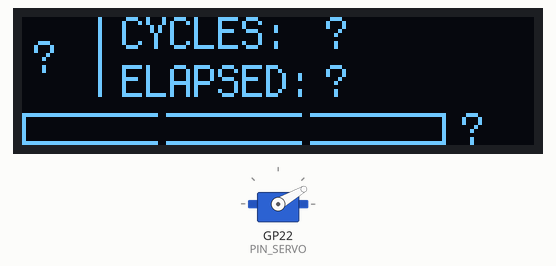
Recording of a program running on a simulated Raspberry Pi Pico running CircuitPython. Shown: servo, 128×32 one-colour display. What the program prints to the serial console is not drawn.

Above: at 0.1 s.
At 4.6 s:
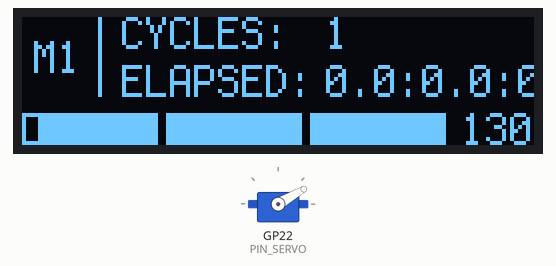
At 8.1 s:
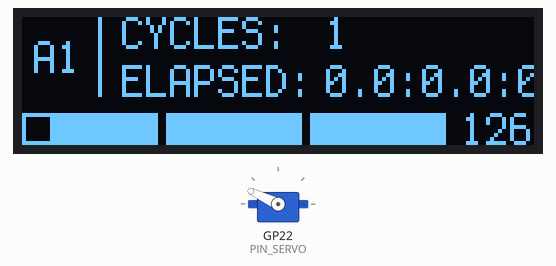
At 38.1 s:
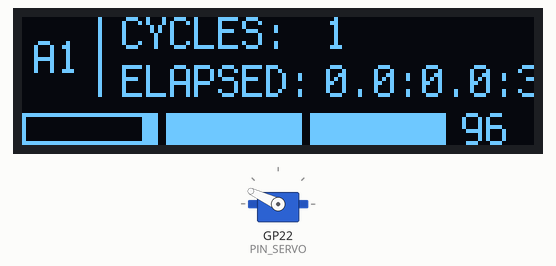
Timing chart, 0 to 39.6 s (numbered marks = the images above):
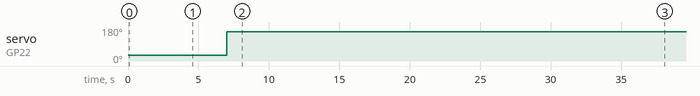

Measured:
- by itself, servo on GP22 (PIN_SERVO): 30° → 155° at 7.0 s
- what the display in image 0 shows lasts 0.5 s, from 0.0 s to 0.5 s
- what the display in image 1 shows lasts 1.0 s, from 4.5 s to 5.5 s
- what the display in image 2 shows lasts 1.5 s, from 8.0 s to 9.5 s

The program:

code.py
```python
import time
import math

import board
import pwmio
import busio
from digitalio import DigitalInOut, Direction

from adafruit_motor import servo

import displayio
import terminalio
from adafruit_display_text import label
from adafruit_display_shapes.rect import Rect
import adafruit_displayio_ssd1306

PIN_FOCUS       = board.GP6
PIN_SHUTTER     = board.GP7
PIN_SERVO       = board.GP22

SERVO_ANGLE_M   = 30
SERVO_ANGLE_A   = 155

INTERVAL_M      = 45

SLEEP_DURATION  = 0.5
DISPLAY_SIZE    = [128, 32]

mode            = "?"
num_cycles      = 0
time_start      = None
cycle_start     = None
i2c             = None

# ---

trigger_focus = DigitalInOut(PIN_FOCUS)
trigger_shutter = DigitalInOut(PIN_SHUTTER)
trigger_focus.direction = Direction.OUTPUT
trigger_shutter.direction = Direction.OUTPUT

trigger_focus.value = False
trigger_shutter.value = False

pwm = pwmio.PWMOut(PIN_SERVO, duty_cycle=0, frequency=50)
blocker_servo = servo.Servo(pwm)

# DISPLAY

try:
    displayio.release_displays()
    i2c = busio.I2C(board.GP5, board.GP4)
    display_bus = displayio.I2CDisplay(i2c, device_address=0x3C)
    display = adafruit_displayio_ssd1306.SSD1306(display_bus, rotation=180, width=DISPLAY_SIZE[0], height=DISPLAY_SIZE[1])
except Exception as e:
    print("> no display found")

if i2c is not None:
    splash = displayio.Group()
    display.show(splash)

    palette = displayio.Palette(1)
    palette[0] = 0x000000

    color_bitmap = displayio.Bitmap(DISPLAY_SIZE[0], DISPLAY_SIZE[1], 1)
    bg_sprite = displayio.TileGrid(color_bitmap, pixel_shader=palette, x=0, y=0)
    splash.append(bg_sprite)

    splash.append(label.Label(terminalio.FONT, text="CYCLES:", color=0xFFFFFF, x=25, y=4))
    splash.append(label.Label(terminalio.FONT, text="ELAPSED:", color=0xFFFFFF, x=25, y=16))

    splash.append(Rect(19, 0, 1, 20, fill=0xFFFFFF))

    num_cycles_label        = label.Label(terminalio.FONT, text="?", color=0xFFFFFF, x=76, y=4)
    time_elapsed_label      = label.Label(terminalio.FONT, text="?", color=0xFFFFFF, x=76, y=16)
    time_till_trigger_label = label.Label(terminalio.FONT, text="?", color=0xFFFFFF, x=DISPLAY_SIZE[0]-18, y=DISPLAY_SIZE[1]-4)
    mode_label              = label.Label(terminalio.FONT, text="?", color=0xFFFFFF, x=3, y=10)

    splash.append(num_cycles_label)
    splash.append(time_elapsed_label)
    splash.append(time_till_trigger_label)
    splash.append(mode_label)

    r1 = Rect(0, DISPLAY_SIZE[1]-8, 34, 8, fill=0xFFFFFF)
    r2 = Rect(36, DISPLAY_SIZE[1]-8, 34, 8, fill=0xFFFFFF)
    r3 = Rect(72, DISPLAY_SIZE[1]-8, 34, 8, fill=0xFFFFFF)
    r4 = Rect(1, DISPLAY_SIZE[1]-7, DISPLAY_SIZE[0]-24, 6, fill=0x000000) # must be last element added to group splash

    splash.append(r1)
    splash.append(r2)
    splash.append(r3)
    splash.append(r4)

print("> init")

# ---

def trigger():

    trigger_focus.value = True
    sleep(1.0)
    trigger_shutter.value = True
    sleep(1.0)
    trigger_shutter.value = False
    trigger_focus.value = False
    sleep(1.0)

    print("{:5.2f} | trigger {}".format(time.monotonic()-time_start, mode))


def _time_string(t):
    s = int(t % 60)
    m = t // 60
    h = t // 3600

    return "{:02}:{:02}:{:02}".format(h, m, s)


def update_display():

    num_cycles_label.text = str(num_cycles)

    time_till_trigger = int(cycle_start + INTERVAL_M*3 - time.monotonic())
    time_till_trigger_label.text = "{}".format(time_till_trigger)

    mode_label.text = mode

    time_elapsed_label.text = _time_string((time.monotonic() - time_start))

    progress = int((DISPLAY_SIZE[0]-24) * (time.monotonic()-cycle_start)/(INTERVAL_M*3))
    if progress > 0:
        splash.pop()
        splash.append(Rect(1, DISPLAY_SIZE[1]-7, progress, 6, fill=0x000000))


def sleep_till(t):
    while True:
        diff = (t-time.monotonic())

        if diff < 0:
            # print("warning: negative sleep time!")
            return
        if diff < SLEEP_DURATION:
            time.sleep(diff)
            return
        else:
            time.sleep(SLEEP_DURATION)
            if i2c is not None:
                update_display()


def sleep(s):
    sleep_till(time.monotonic()+s)


time_start = time.monotonic()
cycle_start = time_start

while True:

    num_cycles += 1

    blocker_servo.angle = SERVO_ANGLE_M     # M1
    mode = "M1"
    sleep(2)                                #   2
    trigger()                               #   5  -- 2
    sleep(2)                                #   7

    blocker_servo.angle = SERVO_ANGLE_A     # A1
    mode = "A1"
    sleep(2)                                #   9
    trigger()                               #  12  -- 9
    sleep_till(cycle_start+INTERVAL_M)      #  45

    blocker_servo.angle = SERVO_ANGLE_M
    mode = "M2"
    sleep(2)
    trigger()                               # M2   -- 2 + 45
    sleep_till(cycle_start+INTERVAL_M*2)

    mode = "M3"
    sleep(2)
    trigger()                               # M3   -- 2 + 45 + 45
    sleep_till(cycle_start+INTERVAL_M*3)    # 135

    cycle_start += INTERVAL_M*3
```
